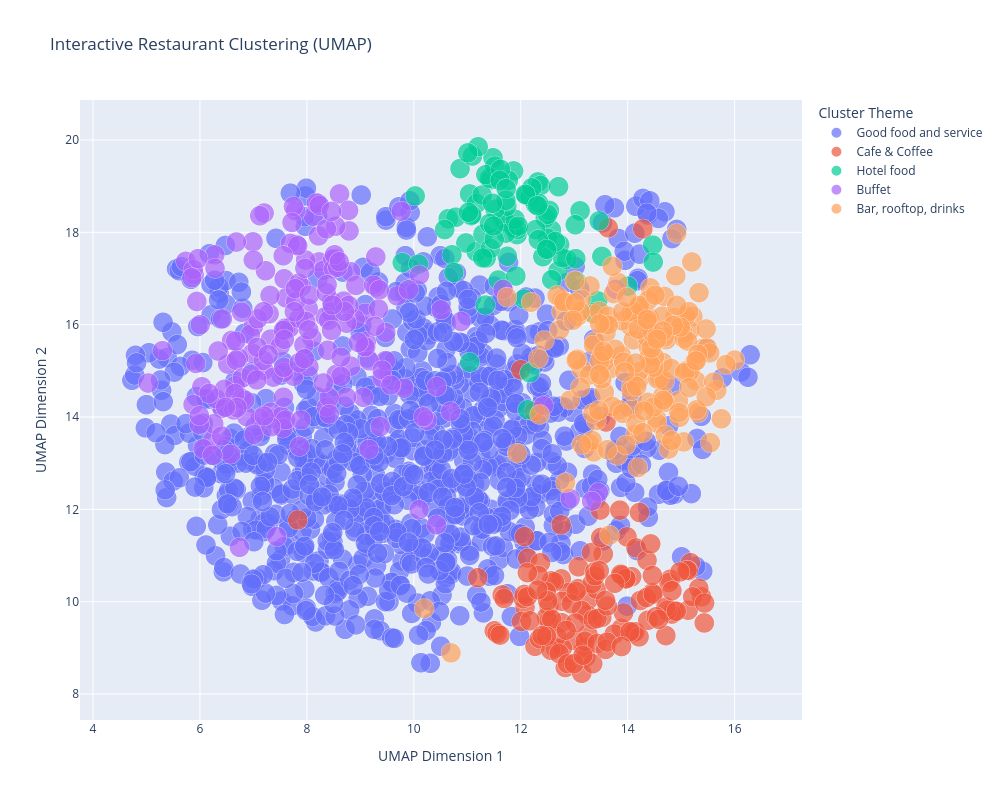

The code cell stored with this chart in its notebook:
### Code cell
import matplotlib.pyplot as plt
import plotly.express as px

# VISUALIZATION 1: Matplotlib UMAP Plot (Static)
plt.figure(figsize=(14, 10))
scatter = plt.scatter(
    clustering_results['x'], 
    clustering_results['y'], 
    c=clustering_results['cluster'], 
    cmap='viridis', 
    s=100, 
    alpha=0.6,
    edgecolors='black',
    linewidth=0.5
)
plt.colorbar(scatter, label='Cluster')
plt.xlabel('UMAP Dimension 1')
plt.ylabel('UMAP Dimension 2')
plt.title('Restaurant Clustering in UMAP Space')
plt.grid(alpha=0.3)
plt.tight_layout()
plt.savefig(OUTPUT_DIR / "umap_clusters_static.png", dpi=300, bbox_inches='tight')
plt.show()

# VISUALIZATION 2: Plotly Interactive UMAP Plot (Hover for Details)
fig = px.scatter(
    clustering_results,
    x='x',
    y='y',
    color='theme',
    size='review_count',
    hover_name='restaurant name',
    hover_data={
        'cluster': True,
        'theme': True,
        'review_count': True,
        'cluster_confidence': ':.2f',
        'avg_monthly_gmv': ':.0f',
        'avg_monthly_bookings': ':.0f',
        'x': False,
        'y': False
    },
    title='Interactive Restaurant Clustering (UMAP)',
    labels={
        'x': 'UMAP Dimension 1',
        'y': 'UMAP Dimension 2',
        'theme': 'Cluster Theme'
    },
    width=1000,
    height=800
)
fig.update_traces(marker=dict(line=dict(width=0.5, color='white')))
fig.write_html(OUTPUT_DIR / "umap_clusters_interactive.html")
fig.show()

# VISUALIZATION 3: Cluster Distribution Summary
fig, axes = plt.subplots(1, 2, figsize=(14, 5))

# Plot 1: Cluster counts
cluster_counts = clustering_results['theme'].value_counts()
cluster_counts.plot(kind='barh', ax=axes[0], color='steelblue')
axes[0].set_xlabel('Number of Restaurants')
axes[0].set_title('Restaurants per Cluster Theme')
axes[0].grid(axis='x', alpha=0.3)

# Plot 2: Average metrics per cluster
cluster_metrics = clustering_results.groupby('theme').agg({
    'avg_monthly_gmv': 'mean',
    'avg_monthly_bookings': 'mean',
    'cluster_confidence': 'mean'
}).reset_index()

cluster_metrics_normalized = cluster_metrics.copy()
for col in ['avg_monthly_gmv', 'avg_monthly_bookings', 'cluster_confidence']:
    cluster_metrics_normalized[col] = (cluster_metrics_normalized[col] - cluster_metrics_normalized[col].min()) / (cluster_metrics_normalized[col].max() - cluster_metrics_normalized[col].min())

cluster_metrics_normalized.set_index('theme')[['avg_monthly_gmv', 'avg_monthly_bookings', 'cluster_confidence']].plot(
    kind='barh', 
    ax=axes[1], 
    color=['#1f77b4', '#ff7f0e', '#2ca02c']
)
axes[1].set_xlabel('Normalized Value')
axes[1].set_title('Average Metrics per Cluster (Normalized)')
axes[1].legend(['Avg GMV', 'Avg Bookings', 'Cluster Confidence'], loc='lower right')
axes[1].grid(axis='x', alpha=0.3)

plt.tight_layout()
plt.savefig(OUTPUT_DIR / "cluster_metrics_summary.png", dpi=300, bbox_inches='tight')
plt.show()

print("\n✅ VISUALIZATIONS SAVED:")
print(f"  - Static UMAP plot: {OUTPUT_DIR / 'umap_clusters_static.png'}")
print(f"  - Interactive UMAP plot: {OUTPUT_DIR / 'umap_clusters_interactive.html'}")
print(f"  - Cluster metrics summary: {OUTPUT_DIR / 'cluster_metrics_summary.png'}")

### Figure 1 — Plotly figure (JSON) as saved in the notebook; plotly's stock layout.template omitted (floating-point values rounded to 4 significant figures; data arrays with more than 128 entries replaced by an {"elided": "..."} marker saying what was removed)
{"data": [{"customdata": {"elided": "909x6 mixed values"}, "hovertemplate": "<b>%{hovertext}</b><br><br>Cluster Theme=%{customdata[1]}<br>review_count=%{customdata[2]}<br>cluster=%{customdata[0]}<br>cluster_confidence=%{customdata[3]:.2f}<br>avg_monthly_gmv=%{customdata[4]:.0f}<br>avg_monthly_bookings=%{customdata[5]:.0f}<extra></extra>", "hovertext": {"elided": "909 str values"}, "legendgroup": "Good food and service", "marker": {"color": "#636efa", "line": {"color": "white", "width": 0.5}, "size": {"elided": "909 int values"}, "sizemode": "area", "sizeref": 0.0025, "symbol": "circle"}, "mode": "markers", "name": "Good food and service", "showlegend": true, "type": "scattergl", "x": {"elided": "909 float values"}, "xaxis": "x", "y": {"elided": "909 float values"}, "yaxis": "y"}, {"customdata": {"elided": "130x6 mixed values"}, "hovertemplate": "<b>%{hovertext}</b><br><br>Cluster Theme=%{customdata[1]}<br>review_count=%{customdata[2]}<br>cluster=%{customdata[0]}<br>cluster_confidence=%{customdata[3]:.2f}<br>avg_monthly_gmv=%{customdata[4]:.0f}<br>avg_monthly_bookings=%{customdata[5]:.0f}<extra></extra>", "hovertext": {"elided": "130 str values"}, "legendgroup": "Cafe & Coffee", "marker": {"color": "#EF553B", "line": {"color": "white", "width": 0.5}, "size": {"elided": "130 int values"}, "sizemode": "area", "sizeref": 0.0025, "symbol": "circle"}, "mode": "markers", "name": "Cafe & Coffee", "showlegend": true, "type": "scattergl", "x": {"elided": "130 float values"}, "xaxis": "x", "y": {"elided": "130 float values"}, "yaxis": "y"}, {"customdata": {"elided": "94x6 mixed values"}, "hovertemplate": "<b>%{hovertext}</b><br><br>Cluster Theme=%{customdata[1]}<br>review_count=%{customdata[2]}<br>cluster=%{customdata[0]}<br>cluster_confidence=%{customdata[3]:.2f}<br>avg_monthly_gmv=%{customdata[4]:.0f}<br>avg_monthly_bookings=%{customdata[5]:.0f}<extra></extra>", "hovertext": ["A Seven at Davinia Resort (Hua Hin)", "Amara Bangkok Hotel Staycation", "Aqua Bar & Grill Springfield at Sea Resort & Spa (Hua Hin)", "Aquario Rooftop Pool Bar & Restaurant The Sanctuary Resort (Pattaya)", "Away Bangkok Riverside Kene Staycation", "Baan Suan Rim Khlong Maha Sawat", "Baba IKI at Sri Panwa (Phuket)", "Bangkok'78 at Sindhorn Midtown Hotel Bangkok", "Bay Beach Resort Jomtien Pattaya Staycation (Pattaya)", "Beach Bar at Ibis Samui Bophut (Samui)", "Benjarong Hotel Bangkok Staycation", "Best Western Plus Nexen Staycation (Pattaya)", "Biscay at Best Western Plus Carapace Hotel (Hua Hin)", "Bloom Café & Garden Lounge at Floral Court Hotel", "Centara Ayutthaya Staycation (Ayutthaya)", "Centara Korat Staycation (Nakhon Ratchasima)", "Centre Point Hotel Sukhumvit 10 Staycation", "Chakrabongse Villas", "Chatrium Hotel Riverside Bangkok Staycation", "Chatrium Residence Sathon Bangkok Staycation", "Coffee@Sea Springfield at Sea Resort & Spa (Hua Hin)", "Cross Pratamnak Staycation (Pattaya)", "De Prime Rangnam", "Diwan Restaurant at Al Meroz Hotel Bangkok", "Dolphin Restaurant at Bay Beach Resort Jomtien (Pattaya)", "Escape Pool Club At Centara Karon Resort (Phuket)", "Grand Mercure Bangkok Atrium Staycation", "Habitat Hotel Staycation (Hua Hin)", "Haute House The Idle Hotel & Residence", "Hotel Clover Asok Staycation", "Kalanan Riverside Resort Staycation", "Kensington English Garden Resort Staycation (Khao Yai)", "Khao Yai Art Tree", "La Bisque at Le Bali Resort & Spa (Pattaya)", "La Cucina Andaz Pattaya Jomtien Beach (Pattaya)", "La Petite Salil Sukhumvit Soi 8 Staycation", "La Petite Salil Sukhumvit Thonglor 1 Staycation", "Laanna Kitchen Restaurant at Meliá Hotel (Chiang Mai)", "Lacol Khaoyai - A Chatrium Collection Staycation (Khao Yai)", "Le' Bali Resort And Spa Staycation (Pattaya)", "Mai Restaurant & Bar at Meliá Chiang Mai Hotel (Chiang Mai)", "Maitria Hotel Rama 9 Bangkok Staycation", "Maitria Mode Sukhumvit 15 Bangkok Staycation", "Mikado at Royal princess Larn Luang hotel", "Mode Sathorn Hotel Staycation", "Moxy Bar & Restaurant At Moxy Bangkok Ratchaprasong", "Nimitr Rooftop by 137 Pillars", "Novotel Bangkok Bangna Staycation", "Novotel Bangkok Future Park Rangsit Staycation", "OPEN Bar at DoubleTree by Hilton Bangkok Ploenchit", "OPEN at DoubleTree by Hilton Bangkok Ploenchit", "Open Bar l Public House Sukhumvit 31 Hotel", "PING PIMAN Amdaeng by NJOY Prestige Hotel", "Patong Bay Hill Resort (Phuket)", "Pinnic at Cape Dara Resort (Pattaya)", "Putahracsa Staycation (Hua Hin)", "Rad Street at The Fig Lobby", "Radius Restaurant at Cape Dara Resort (Pattaya)", "Rama at Furama Silom Hotel", "Rimsuan Centre Point Hotel Sukhumvit 10", "River Kwai Village Hotel Staycation (Kanchanaburi)", "Rooftop Pool Bar @Hotel Royal Bangkok", "Ross Kitchen at Akara Bangkok", "Royal Sky Lounge @Hotel Royal Bangkok", "S Café at S Ram Leisure Hotel", "S Ram Leisure Hotel Staycation", "SC Park Hotel Bangkok Staycation", "Scene Amatara Welleisureᵀᴹ Resort (Phuket)", "Senses Amatara Welleisureᵀᴹ Resort (Phuket)", "Sriracha In Love at S. Sriracha Hotel & Residence (Chonburi)", "Sunya Bar l Dinso Resort & Villas Phuket (Phuket)", "Surf Bar at Courtyard by Marriott North (Pattaya)", "TRIBE TABLE at Tribe Bangkok Hotel", "Thale at Akara Hotel (Pattaya)", "The Continent Hotel Staycation", "The Cradle At Ayara Kamala Resort & Spa (Phuket)", "The House of Smooth Curry - The Athenee Hotel", "The Living Room at Sheraton Grande Sukhumvit A Luxury Collection Hotel", "The Rooftop by Mode Sathorn Hotel", "The Salil Hotel Riverside - Bangkok Staycation", "The Sanctuary Resort Pattaya, BW Signature Collection Staycation (Pattaya)", "The Station at Mercure Bangkok Makkasan", "Theatre Residence Staycation", "Timber & Toast at Le Bali Resort & Spa (Pattaya)", "Together & Co at Hilton Garden Inn Bangkok Riverside", "Tropicana At NH Bangkok Sukhumvit Boulevard", "Valia Hotel Bangkok Staycation", "Villa Deva Resort & Hotel Bangkok Staycation", "Walala Beach Bar at Cape Dara Resort (Pattaya)", "XSO Kitchen at Best Western Plus Nexen (Pattaya)", "Yao Restaurant Bangkok Marriott Hotel The Surawongse", "Zhang Restaurant (Rama Gardens Hotel)", "sala ayutthaya staycation (Ayutthaya)", "sala bang pa-in Staycation (Ayutthaya)"], "legendgroup": "Hotel food", "marker": {"color": "#00cc96", "line": {"color": "white", "width": 0.5}, "size": [1, 1, 1, 1, 1, 1, 1, 1, 1, 1, 1, 1, 1, 1, 1, 1, 1, 1, 1, 1, 1, 1, 1, 1, 1, 1, 1, 1, 1, 1, 1, 1, 1, 1, 1, 1, 1, 1, 1, 1, 1, 1, 1, 1, 1, 1, 1, 1, 1, 1, 1, 1, 1, 1, 1, 1, 1, 1, 1, 1, 1, 1, 1, 1, 1, 1, 1, 1, 1, 1, 1, 1, 1, 1, 1, 1, 1, 1, 1, 1, 1, 1, 1, 1, 1, 1, 1, 1, 1, 1, 1, 1, 1, 1], "sizemode": "area", "sizeref": 0.0025, "symbol": "circle"}, "mode": "markers", "name": "Hotel food", "showlegend": true, "type": "scattergl", "x": [14.47, 11.93, 13.47, 13.52, 12.32, 12.37, 11.17, 10.64, 10.86, 14.48, 11.44, 11.75, 11.58, 10.97, 11.86, 11.66, 11.77, 10.79, 11.29, 11.35, 13.11, 12.57, 12.1, 10.58, 12.73, 12.46, 11.93, 12.71, 11.04, 11.17, 12.06, 12.53, 12.27, 11.1, 12.47, 11.28, 11.48, 12.5, 12.17, 11.2, 12.17, 11.41, 11.07, 11.34, 11.51, 10.71, 11.43, 11.72, 11.05, 13.44, 12.7, 13.02, 11.87, 12.5, 12.86, 11.72, 11.89, 13.04, 11.35, 9.784, 12.58, 12.33, 11.95, 11.74, 11.5, 11.52, 11.62, 12.78, 12.41, 11.61, 12.65, 12.28, 11.08, 11.41, 13.03, 10.09, 11.91, 10.02, 13.35, 11.29, 12.21, 10.75, 12.09, 11.01, 12.13, 11.49, 11.02, 11.72, 14.0, 11.73, 12.33, 11.47, 12.31, 12.48], "xaxis": "x", "y": [17.72, 17.95, 18.25, 17.48, 19.09, 19.01, 17.58, 18.29, 19.38, 17.36, 19.14, 17.48, 16.97, 17.77, 19.33, 18.3, 19.13, 18.33, 17.96, 17.44, 18.47, 18.05, 18.8, 18.06, 17.74, 18.31, 18.06, 18.99, 18.83, 18.63, 16.56, 18.47, 18.61, 19.65, 17.64, 18.81, 19.61, 18.39, 18.77, 19.85, 14.96, 19.17, 18.36, 16.42, 19.44, 17.51, 17.65, 18.23, 15.19, 16.52, 17.16, 18.17, 18.09, 17.87, 17.41, 17.98, 18.28, 16.94, 19.25, 17.34, 16.97, 18.63, 18.14, 18.57, 17.85, 18.5, 19.37, 17.45, 17.47, 19.13, 17.8, 18.06, 18.38, 18.19, 17.43, 17.31, 17.05, 18.79, 16.26, 17.45, 18.96, 17.13, 18.82, 19.72, 14.16, 18.14, 18.43, 18.69, 16.84, 18.95, 17.84, 18.63, 18.58, 17.63], "yaxis": "y"}, {"customdata": {"elided": "194x6 mixed values"}, "hovertemplate": "<b>%{hovertext}</b><br><br>Cluster Theme=%{customdata[1]}<br>review_count=%{customdata[2]}<br>cluster=%{customdata[0]}<br>cluster_confidence=%{customdata[3]:.2f}<br>avg_monthly_gmv=%{customdata[4]:.0f}<br>avg_monthly_bookings=%{customdata[5]:.0f}<extra></extra>", "hovertext": {"elided": "194 str values"}, "legendgroup": "Buffet", "marker": {"color": "#ab63fa", "line": {"color": "white", "width": 0.5}, "size": {"elided": "194 int values"}, "sizemode": "area", "sizeref": 0.0025, "symbol": "circle"}, "mode": "markers", "name": "Buffet", "showlegend": true, "type": "scattergl", "x": {"elided": "194 float values"}, "xaxis": "x", "y": {"elided": "194 float values"}, "yaxis": "y"}, {"customdata": {"elided": "164x6 mixed values"}, "hovertemplate": "<b>%{hovertext}</b><br><br>Cluster Theme=%{customdata[1]}<br>review_count=%{customdata[2]}<br>cluster=%{customdata[0]}<br>cluster_confidence=%{customdata[3]:.2f}<br>avg_monthly_gmv=%{customdata[4]:.0f}<br>avg_monthly_bookings=%{customdata[5]:.0f}<extra></extra>", "hovertext": {"elided": "164 str values"}, "legendgroup": "Bar, rooftop, drinks", "marker": {"color": "#FFA15A", "line": {"color": "white", "width": 0.5}, "size": {"elided": "164 int values"}, "sizemode": "area", "sizeref": 0.0025, "symbol": "circle"}, "mode": "markers", "name": "Bar, rooftop, drinks", "showlegend": true, "type": "scattergl", "x": {"elided": "164 float values"}, "xaxis": "x", "y": {"elided": "164 float values"}, "yaxis": "y"}], "layout": {"height": 800, "legend": {"itemsizing": "constant", "title": {"text": "Cluster Theme"}, "tracegroupgap": 0}, "title": {"text": "Interactive Restaurant Clustering (UMAP)"}, "width": 1000, "xaxis": {"anchor": "y", "domain": [0, 1], "title": {"text": "UMAP Dimension 1"}}, "yaxis": {"anchor": "x", "domain": [0, 1], "title": {"text": "UMAP Dimension 2"}}}}
